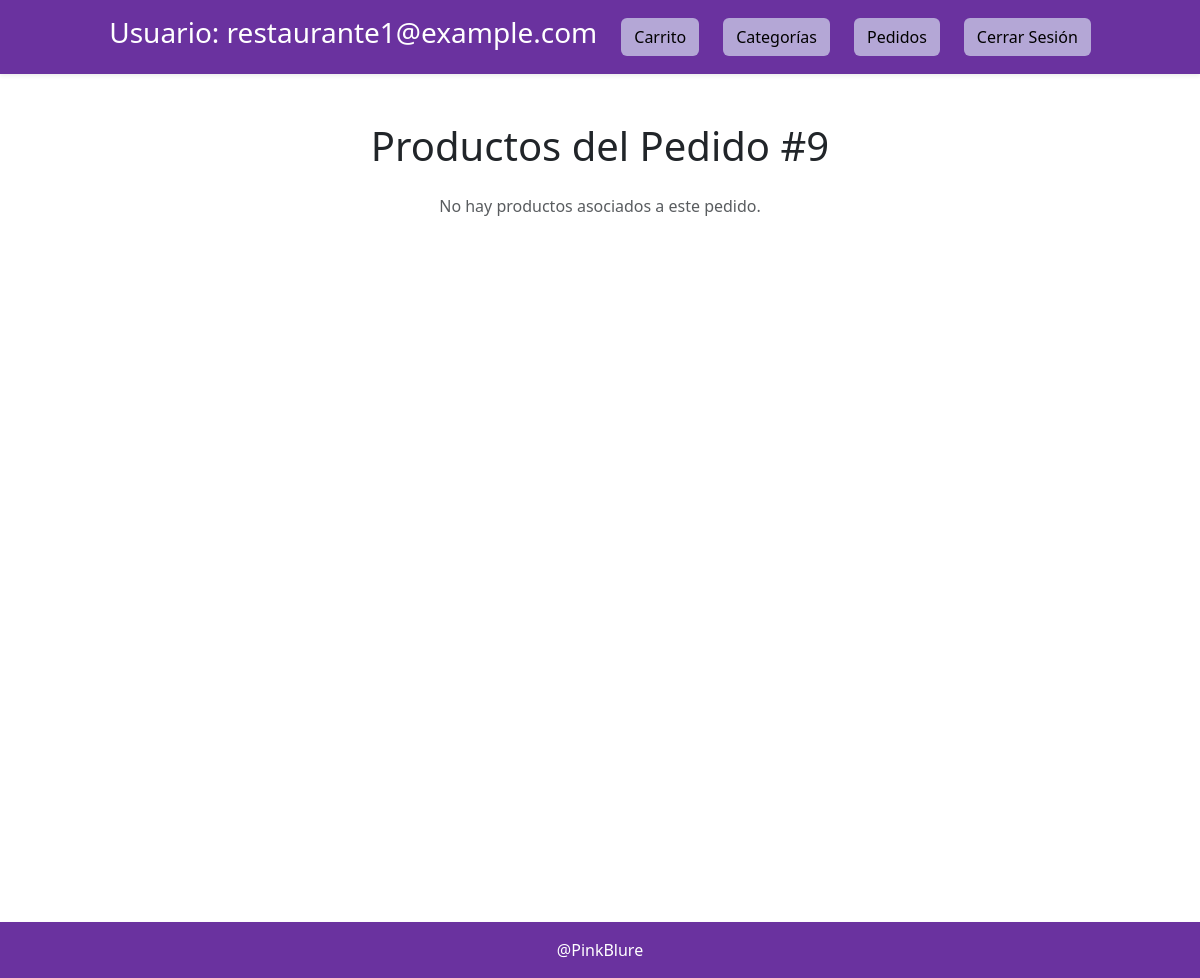
The app's page /src/pages/pedidoProducto.php?id=9 (signed in), older data.
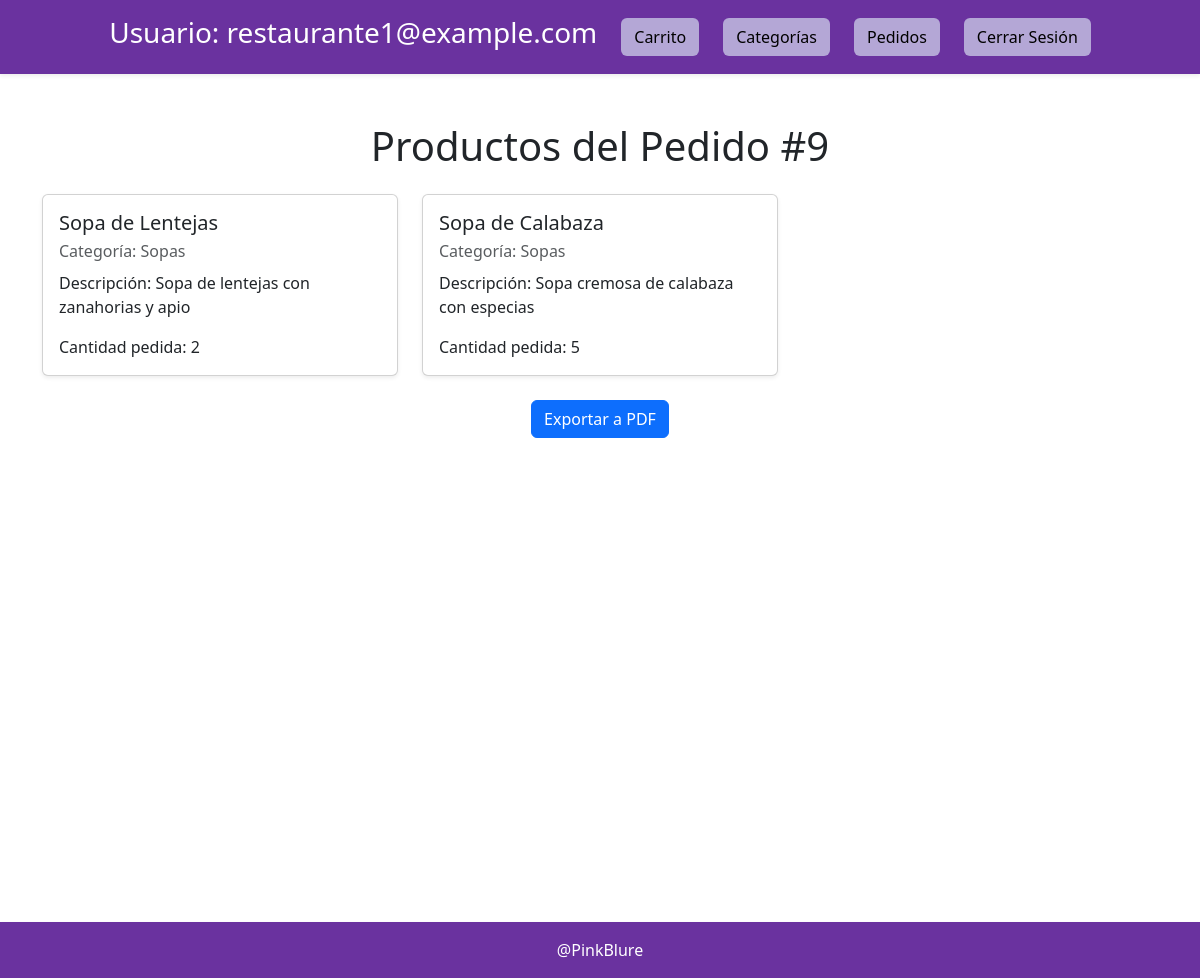
The same page, newer data.
### tables this page shows
CREATE TABLE `PedidoProducto` (
  `Codigo` int(11) NOT NULL,
  `Cantidad` int(11) NOT NULL,
  `Pedido` int(11) NOT NULL,
  `Producto` int(11) NOT NULL
);

CREATE TABLE `Producto` (
  `Codigo` int(11) NOT NULL,
  `Nombre` varchar(100) NOT NULL,
  `Descripcion` text NOT NULL,
  `Peso` int(11) NOT NULL,
  `CantidadStock` int(11) NOT NULL,
  `Categoria` int(11) NOT NULL
);

CREATE TABLE `Categoria` (
  `Codigo` int(11) NOT NULL,
  `Nombre` varchar(100) NOT NULL,
  `Descripcion` text NOT NULL
);

### src/db/database_functions.php (called while the page is built, shortened)
<?php
function createConnection()
{
  try {
    $host = "localhost";
    $db = "gestionpedidos";
    $user = "root";
    $pass = "";
    $dns = "mysql:host=$host;dbname=$db";
    $conn = new PDO($dns, $user, $pass);
    $conn->setAttribute(PDO::ATTR_ERRMODE, PDO::ERRMODE_EXCEPTION);
    return $conn;
  } catch (PDOException $ex) {
    error_log("Error en la conexión a la base de datos: " .
      $ex->getMessage());
    return null;
  }
}

### src/pages/pedidoProducto.php (the view, shortened to what this page needs)
<?php
require_once __DIR__ . '/../db/database_functions.php';
$user = $_SESSION['user'];
$id_pedido = htmlspecialchars($_GET['id']);
$conn = createConnection();
$query_productos = "
  SELECT
    p.Nombre AS NombreProducto,
    p.Descripcion AS DescripcionProducto,
    pp.Cantidad AS CantidadPedido,
    c.Nombre AS NombreCategoria
  FROM PedidoProducto pp
  JOIN Producto p ON pp.Producto = p.Codigo
  JOIN Categoria c ON p.Categoria = c.Codigo
  WHERE pp.Pedido = :id_pedido
";
$stmt_productos = $conn->prepare($query_productos);
$stmt_productos->bindParam(':id_pedido', $id_pedido, PDO::PARAM_INT);
$stmt_productos->execute();
$productos = $stmt_productos->fetchAll(PDO::FETCH_ASSOC);
?>
<!DOCTYPE html>
<html lang="en">
<head>
  <link href="https://cdn.jsdelivr.net/npm/bootstrap@5.3.3/dist/css/bootstrap.min.css" rel="stylesheet">
</head>
<body class="d-flex flex-column">
  <header class="container-fluid pt-3 pb-3 d-flex flex-row justify-content-center gap-4 align-items-center shadow-sm text-white" style="background-color: #6a329f;">
    <h3>Usuario: <?php echo htmlspecialchars($user['email']); ?></h3>
    <a href="/Proyectos/gestion_restaurante/src/pages/carrito.php" class="btn text-black position-relative" style="background-color: #b4a7d6;">
      <i class="bi bi-cart"></i> Carrito
    </a>
    <a href="/Proyectos/gestion_restaurante/src/pages/lista.php" class="btn text-black" style="background-color: #b4a7d6;">Categorías</a>
    <a href="/Proyectos/gestion_restaurante/src/pages/pedidos.php" class="btn text-black" style="background-color: #b4a7d6;">Pedidos</a>
    <a href="/Proyectos/gestion_restaurante/src/auth/logout.php" class="btn text-black" style="background-color: #b4a7d6;">Cerrar Sesión</a>
  </header>
  <main class="content flex-grow-1 m-4">
    <div class="container mt-4">
      <h1 class='text-center mb-4'>Productos del Pedido #<?php echo $id_pedido; ?></h1>
      <?php if (count($productos) > 0): ?>
        <div class="row row-cols-1 row-cols-md-2 row-cols-lg-3 g-4">
          <?php foreach ($productos as $producto): ?>
            <div class="col">
              <div class="card shadow-sm h-100">
                <div class="card-body">
                  <h5 class="card-title text-dark"><?php echo htmlspecialchars($producto['NombreProducto']); ?></h5>
                  <p class="card-subtitle mb-2 text-muted">Categoría: <?php echo htmlspecialchars($producto['NombreCategoria']); ?></p>
                  <p class="card-text text-dark">Descripción: <?php echo htmlspecialchars($producto['DescripcionProducto']); ?></p>
                  <p class="card-text text-dark">Cantidad pedida: <?php echo htmlspecialchars($producto['CantidadPedido']); ?></p>
                </div>
              </div>
            </div>
          <?php endforeach; ?>
        </div>
        <div class="text-center mt-4">
          <a href="../cart/crearPDF.php?id=<?php echo $id_pedido; ?>" class="btn btn-primary">Exportar a PDF</a>
        </div>
      <?php else: ?>
        <p class="text-center text-muted mt-4">No hay productos asociados a este pedido.</p>
      <?php endif; ?>
    </div>
  </main>
  <footer class="container-fluid d-flex justify-content-center align-items-center pt-3 pb-3 shadow-sm text-white" style="background-color: #6a329f;">
    <a href="https://github.com/PinkBlure" class="text-white text-decoration-none">@PinkBlure</a>
  </footer>
</body>
</html>

### src/pages/pedidoProducto.php (style rules this page uses)
.content { min-height: 100vh; }

Row changes from the older to the newer data that the page shows:
added pedidoproducto: Producto.Nombre "Sopa de Lentejas", categoria.Nombre "Sopas", Producto.Descripcion "Sopa de lentejas con zanahorias y apio", Cantidad "2"
added pedidoproducto: Producto.Nombre "Sopa de Calabaza", categoria.Nombre "Sopas", Producto.Descripcion "Sopa cremosa de calabaza con especias", Cantidad "5"
Text that changed along with them:
text no longer shown: "No hay productos asociados a este pedido."
text now shown: "Exportar a PDF"
